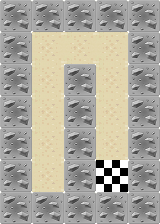

Tiled map render using the project's own tile images. Description and the whole map definition, tile-layer contents included, below:
An orthogonal 5x7 tile map with 32x32 px tiles, 1 tile layer (Kachelebene 1), 3 tilesets.

<map version="1.0" tiledversion="2018.07.13" orientation="orthogonal" renderorder="right-down" width="5" height="7" tilewidth="32" tileheight="32" infinite="0" nextlayerid="3" nextobjectid="1">
 <tileset firstgid="1" name="wall_1" tilewidth="32" tileheight="32" tilecount="1" columns="1">
  <image source="textures/wall_1.png" width="32" height="32" />
  <tile id="0">
   <properties>
    <property name="Wand" value="" />
   </properties>
  </tile>
 </tileset>
 <tileset firstgid="2" name="finish_flag" tilewidth="32" tileheight="32" tilecount="1" columns="1">
  <image source="textures/finish_flag.png" width="32" height="32" />
  <tile id="0">
   <properties>
    <property name="Ziel" value="" />
   </properties>
  </tile>
 </tileset>
 <tileset firstgid="3" name="floor_city" tilewidth="32" tileheight="32" tilecount="1" columns="1">
  <image source="textures/floor_city.png" width="32" height="32" />
 </tileset>
 <layer id="2" name="Kachelebene 1" width="5" height="7">
  <data encoding="csv">
1,1,1,1,1,
1,3,3,3,1,
1,3,1,3,1,
1,3,1,3,1,
1,3,1,3,1,
1,3,1,2,1,
1,1,1,1,1
</data>
 </layer>
</map>
